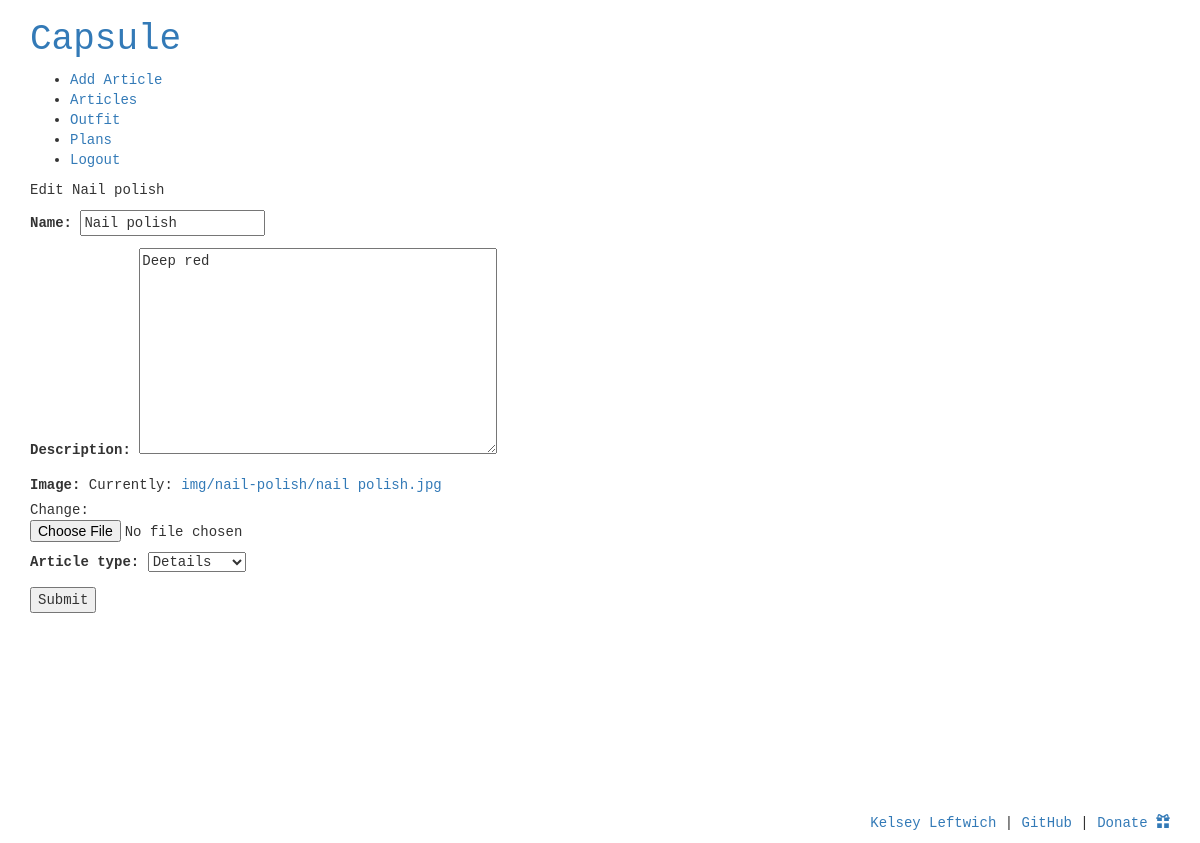
Page /articles/60/edit/ (signed in) on the committed database.
### grid/models.py (models this page shows, shortened)
class Article(models.Model):
	ARTICLE_TYPES = (
		('T', 'Top'),
		('B', 'Bottom'),
		('D', 'Dress'),
		('A', 'Details'),
		('O', 'Outer'),
		('S', 'Shoes'),
		)
	WEATHER_TYPES = (
		('C', 'Cool'),
		('W', 'Warm'),
		('B', 'Both'),
		)
	name = models.CharField(max_length=255)
	description = models.TextField(blank=True, null=True)
	user = models.ForeignKey(User, on_delete=models.CASCADE, null=False)
	image = models.ImageField(upload_to=get_image_path, blank=False, null=False)
	article_type = models.CharField(max_length=1, choices=ARTICLE_TYPES, null=True)
	weather_type = models.CharField(max_length=1, choices=WEATHER_TYPES, null=True)

### grid/views.py (the view)
# urls.py: url(r'^articles/(?P<article_id>[-\w]+)/edit/$', views.edit_article, name='edit_article'),
@login_required
def edit_article(request, article_id):
	article = Article.objects.get(id=article_id)
	if article.user != request.user:
		raise Http404
	form_class = ArticleForm
	if request.method == 'POST':
		form = form_class(data=request.POST, instance=article, files=request.FILES)
		if form.is_valid():
			form.save()
			return redirect('article_detail', article_id = article.id)
	else:
		form = form_class(instance=article)
		return render(request, 'articles/edit_article.html', {'article': article, 'form': form,})

### grid/forms.py
class ArticleForm(ModelForm):
	class Meta:
		model = Article
		fields = ('name', 'description', 'image', 'article_type')
		file = forms.ImageField()

### grid/templates/articles/edit_article.html (shortened to what this page needs)
{% extends 'base.html' %}
{% block content %}
<p>Edit {{article.name}}</p>
<form role="form" action="" method="post" enctype="multipart/form-data">
{{ form.as_p }}
<button type="submit">Submit</button>
</form>
{% endblock content %}

### grid/static/css/style.css (style rules this page uses)
body { font-family: monospace; }

### rows in the picture
Article: name "Nail polish", description "Deep red", article_type "Details"
